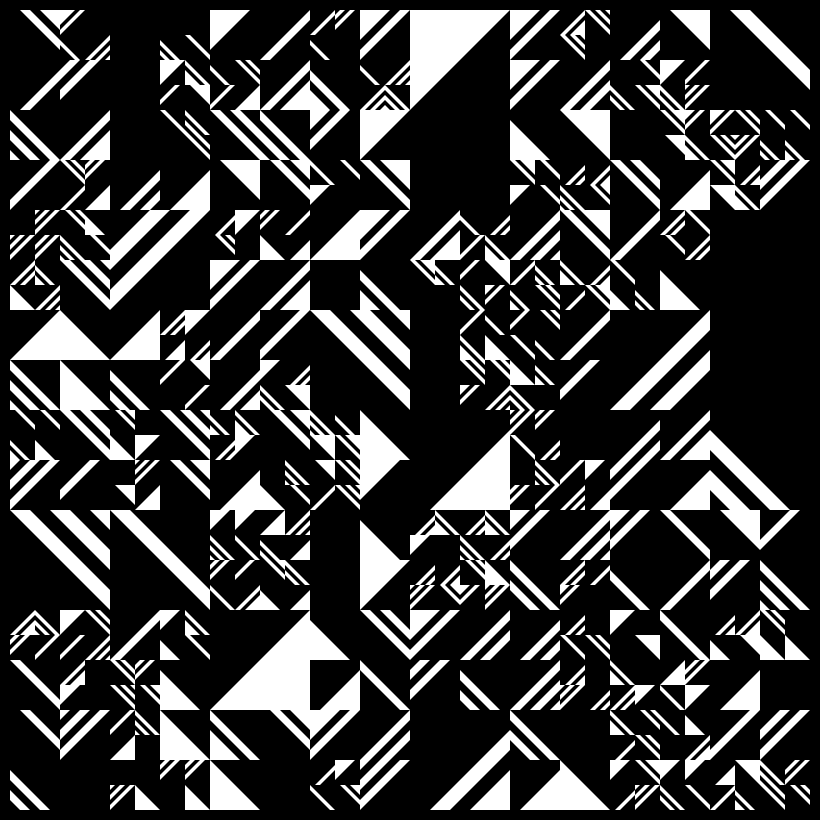
Frame 1 (no input)
Frame 60 (the mouse pressed at the canvas centre just before this capture): identical to frame 1, image omitted
Frame 120 (the mouse held since frame 60 and released just before this capture): identical to frame 1, image omitted

The Processing sketch that drew this single still picture (run headless with seeded random() and noise(); from frame 60 on, the mouse is pressed at the canvas centre):

// Processing sketch: Sketch_26
// ── Sketch_26.pde


ArrayList<GridPoint> points = new ArrayList<GridPoint>();
float tileWidth = 100, tileHeight = 100;

void setup()
{
    size(820,820);

    for (float x = 0; x < (width - 20); x += tileWidth) 
    {
        for (float y = 0; y < (height - 20); y += tileHeight) 
        {
            points.add(new GridPoint(x, y, tileWidth, tileHeight));
        }
    }
    
    randomlySubdivideGridPoints();
    randomlySubdivideGridPoints();
}

void randomlySubdivideGridPoints () 
{
    ArrayList<GridPoint> newPoints = new ArrayList<GridPoint>();
    
    for (GridPoint p : points)
    {
        if (random(1) > 0.5) 
        {
            p.Subdivide(newPoints);
        } 
        else 
        {
            newPoints.add(p);
        }
    }
    
    points = newPoints;
}

void draw()
{    
    background(0);
    translate(10, 10);

    for (GridPoint point : points)
    {
        point.Draw();
    }

    save("frame.png");
}

class GridPoint 
{
    float x, y, tileWidth, tileHeight;
    ArrayList<GridPoint> points = new ArrayList<GridPoint>();
    int randInt = (int) random(4);
    int randDepth = (int) random(1,6);
    int randFill = (int) random(2);

    GridPoint(float _x, float _y, float _tw, float _th)
    {
        x = _x;
        y = _y; 
        tileWidth = _tw; 
        tileHeight = _th;
    }

    void Draw()
    {
        for (int i = 0; i < randDepth; ++i) 
        {
            noStroke();

            if ((i + randFill) % 2 == 0) 
            {
                fill(255);          
            } 
            else 
            {
                fill(0);
            }

            switch (randInt)
            {
                case 0:
                    //TR
                    triangle(x + (i * (tileWidth/5)), y, x + tileWidth, y, x + tileWidth, y + tileHeight - (i * (tileHeight/5)));
                break;

                case 1:
                    //TL
                    triangle(x, y + tileHeight - (i * (tileHeight/5)), x, y, x + tileWidth - (i * (tileWidth/5)), y);
                break;

                case 2:
                    //BL
                    triangle(x, y + (i * (tileHeight/5)), x, y + tileHeight, x + tileWidth - (i * (tileWidth/5)), y + tileHeight);
                break;

                case 3:
                    //BR
                    triangle(x + (i * (tileWidth/5)), y + tileHeight, x + tileWidth, y + tileHeight, x + tileWidth, y + (i * (tileHeight/5)));
                break;
            }
        }
    }

    void Subdivide(ArrayList<GridPoint> pointsBefore)
    {
        points = pointsBefore;

        for (float w = 0; w <= 1; w++) 
        {
            for (float h = 0; h <=1; h++) 
            {
                points.add(new GridPoint(x + ((tileWidth/2) * w), y + ((tileHeight/2) * h), tileWidth/2, tileHeight/2));
            }
        }
    }
}
